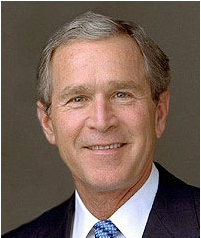
//> input picture bush.jpg, 201 x 238 px
$ ./21   (built with g++ and OpenCV 4)
//> lines starting //> are read from the running program, lines starting //| are printed output that depends on the picture
#include <opencv2/opencv.hpp>
#include <bits/stdc++.h>

using namespace cv;
using namespace std;

// [202 lines left out: functions print_ma, bilinear_util, bilinear, create, tie_points, get_points, not called in this run]


double dist(float x1,float y1,float x2,float y2){
	return sqrt( (x1-x2)*(x1-x2) + (y1-y2)*(y1-y2) );
}

// [13 lines left out: functions max, min, not called in this run]

double area(double x1,double y1,double x2,double y2,double x3,double y3){
	return abs( x1*(y2-y3)+x2*(y3-y1)+x3*(y1-y2) )/2 ;
}

bool inside(int x,int y,double x1,double y1,double x2,double y2,double x3,double y3){
	return ( area(x-0.5,y-0.5,x1,y1,x2,y2) + area(x-0.5,y-0.5,x3,y3,x2,y2) + area(x-0.5,y-0.5,x1,y1,x3,y3) == area(x3,y3,x1,y1,x2,y2) ) ;
}

Mat frame(Mat src,Mat dst,double alp, Point** mapping, vector<Vec6f> triangleList ){

	Mat fra=Mat::zeros(src.rows,src.cols,CV_8U);

	int x1,y1,x2,y2,x3,y3,x4,y4,x1_,y1_,x2_,y2_,x3_,y3_,x4_,y4_;
	double i_x1,i_y1,i_x2,i_y2,i_x3,i_y3,i_x4,i_y4;

    for( size_t i = 0; i < triangleList.size(); i++ ){
    	Vec6f trian=triangleList[i];
    	get_points(x1,y1,x2,y2,x3,y3,trian);

    	x4=(x1+x2+x3)/3;
		y4=(y1+y2+y3)/3;

    	x1_=mapping[x1][y1].x;
    	y1_=mapping[x1][y1].y;

    	x2_=mapping[x2][y2].x;
    	y2_=mapping[x2][y2].y;

    	x3_=mapping[x3][y3].x;
    	y3_=mapping[x3][y3].y;

		// choosing the 4th piont as centroid.
		x4_=(x1_+x2_+x3_)/3;
		y4_=(y1_+y2_+y3_)/3;

    	i_x1= x1_*alp +x1*(1-alp);
		i_y1= y1_*alp +y1*(1-alp);

		i_x2= x2_*alp +x2*(1-alp);
		i_y2= y2_*alp +y2*(1-alp);

		i_x3= x3_*alp +x3*(1-alp);
		i_y3= y3_*alp +y3*(1-alp);

		i_x4= x4_*alp +x4*(1-alp);
		i_y4= y4_*alp +y4*(1-alp);

		cout<<"imA "<<x1<<","<<y1<<" "<<x2<<","<<y2<<" "<<x3<<","<<y3<<" "<<x4<<","<<y4<<" \n";
		cout<<"imB "<<x1_<<","<<y1_<<" "<<x2_<<","<<y2_<<" "<<x3_<<","<<y3_<<" "<<x4_<<","<<y4_<<" \n";
		cout<<"inter "<<i_x1<<","<<i_y1<<" "<<i_x2<<","<<i_y2<<" "<<i_x3<<","<<i_y3<<" "<<i_x4<<","<<i_y4<<" \n";

		Mat inv_A=tie_points(i_x1,i_y1,i_x2,i_y2,i_x3,i_y3,i_x4,i_y4,x1,y1,x2,y2,x3,y3,x4,y4);

		Mat inv_B=tie_points(i_x1,i_y1,i_x2,i_y2,i_x3,i_y3,i_x4,i_y4,x1_,y1_,x2_,y2_,x3_,y3_,x4_,y4_);

		int x_max= round( max(i_x1,i_x2,i_x3) );
		int x_min= round( min(i_x1,i_x2,i_x3) );

		int y_max= round( max(i_y1,i_y2,i_y3) );
		int y_min= round( min(i_y1,i_y2,i_y3) );

		for(int i=x_min;i<=x_max;i++){
			for(int j=y_min;j<=y_max;j++){
				if(inside(i,j,i_x1,i_y1,i_x2,i_y2,i_x3,i_y3)){
					double i1= inv_A.at<float>(0,0)* i +inv_A.at<float>(1,0)* j+inv_A.at<float>(2,0)* i*j+inv_A.at<float>(3,0);
					double j1= inv_A.at<float>(4,0)* i +inv_A.at<float>(5,0)* j+inv_A.at<float>(6,0)* i*j+inv_A.at<float>(7,0);
			 		fra.at<uchar>(i,j)= bilinear(i1,j1,src);      //finding the values for original image from intensities of distorted ones.

			 		i1= inv_B.at<float>(0,0)* i +inv_B.at<float>(1,0)* j+inv_B.at<float>(2,0)* i*j+inv_B.at<float>(3,0);
					j1= inv_B.at<float>(4,0)* i +inv_B.at<float>(5,0)* j+inv_B.at<float>(6,0)* i*j+inv_B.at<float>(7,0);
			 		fra.at<uchar>(i,j)= ( bilinear(i1,j1,dst)*alp +fra.at<uchar>(i,j) *(1-alp) );      //finding the values for original image from intensities of distorted ones.

				}
			}
		}


    }

 	return fra;

}

// [4 lines left out: function normalize, not called in this run]

// Get delaunay triangles
static vector<Vec6f> get_delaunay( Mat& img, Subdiv2D& subdiv )
{

    vector<Vec6f> triangleList;
    vector<Vec6f> resList;
    subdiv.getTriangleList(triangleList);
    vector<Point> pt(3);
    Size size = img.size();
    Rect rect(0,0, size.width, size.height);

 	Scalar color(255,255,255);


    for( size_t i = 0; i < triangleList.size(); i++ ){

    	Vec6f t = triangleList[i];
       // [7 lines of commented-out code are left out]
        pt[0] = Point(cvRound(t[0]), cvRound(t[1]));
        pt[1] = Point(cvRound(t[2]), cvRound(t[3]));
        pt[2] = Point(cvRound(t[4]), cvRound(t[5]));


        // Draw rectangles completely inside the image.
        if ( rect.contains(pt[0]) && rect.contains(pt[1]) && rect.contains(pt[2]))
        {
        	line(img, pt[0], pt[1],color, 1, CV_AA, 0);
            line(img, pt[1], pt[2], color, 1, CV_AA, 0);
            line(img, pt[2], pt[0], color , 1, CV_AA, 0);
            cout<<"tringle"<<i<<endl;

            cout<<pt[0].x<<" "<<pt[0].y<<endl;
	        cout<<pt[1].x<<" "<<pt[1].y<<endl;
	        cout<<pt[2].x<<" "<<pt[2].y<<endl;
            resList.push_back(t);
        }
    }
 	return resList;

}

int main(int argc, char** argv){
	ifstream fin;
	fin.open("points_A.txt");

	ifstream fin1;
	fin1.open("points_B.txt");

 	Mat imageA,image=imread("bush.jpg");
//> image is the input picture: 238 rows x 201 cols, CV_8UC3; mean B, G, R 87, 97.7, 118
 	if (image.empty()){
	  cout << "Could not open or find the image" << endl;
	  return 0;
	 }
	cvtColor( image, imageA, CV_BGR2GRAY );
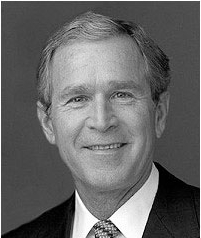
//> imageA: 238 rows x 201 cols, CV_8UC1; min 0, max 255, mean 102.5


 	Mat imageB=imread("bush.jpg");
 	if (imageB.empty()){
	  cout << "Could not open or find the image" << endl;
	  return 0;
	 }
	cvtColor( imageB, imageB, CV_BGR2GRAY );

	String win_imageA = "imageA";
	namedWindow(win_imageA);

	String win_imageB = " imageB ";
	namedWindow(win_imageB);

	String win_intermediate = "intermediate";
	namedWindow(win_intermediate);
// [6 lines of commented-out code are left out]

	Size dsize(0,0);

 	Mat res,fra;
 	int num;

    // Rectangle to be used with Subdiv2D
    Size size = imageA.size();
//> size = Size(201, 238)

    Rect rect(0, 0, size.width, size.height);
//> rect = Rect(0, 0, 201, 238)

 	// Create an instance of Subdiv2D
    Subdiv2D subdiv(rect);

 	Point** mapping=new Point*[imageA.rows];
	for(int i = 0; i < imageA.rows; ++i)
    	mapping[i] = new Point[imageA.cols];

 	std::vector<Point> points_A;

 	int x,y,x_,y_;
 	std::string line;

	while(!fin.eof() && !fin1.eof() ){
		getline(fin,line);
		istringstream is( line );
		while( is >> x >> y >> x_ >> y_) {
		//  cout<< x <<" "<< y <<" "<< x_<<" " << y_<<endl;
		  points_A.push_back(Point(x,y));
		  Point p1=Point(x_,y_);
		  mapping[x][y]=p1;
		}
	 	fin>>num;

        Mat g_imagecopy = imageA.clone();

		 // Insert points into subdiv
	    for( vector<Point>::iterator it = points_A.begin(); it != points_A.end(); it++)
	    {
	        subdiv.insert(*it);
        }
        vector<Vec6f> triangleList=get_delaunay( g_imagecopy , subdiv );  // Get delaunay triangles
        imshow(win_imageA, g_imagecopy );
        waitKey(0);


		double alp=0;
	 	for(int i=0;i<=num;i++){
	 		alp+=1.0/(num+1);
	 		fra=frame(imageA,imageB,alp,mapping,triangleList);

	 		//cout<<"rows-cols"<<fra.rows<<" "<<fra.cols<<" "<<g_image.rows<<" "<<g_image.cols<<"\n";

	 	 	imshow(win_imageA,imageA );
	 	 	imshow(win_imageB,imageB );
	 	 	imshow(win_intermediate,fra );
	 	 	waitKey(0);
	 		}

	 }


}

$ run again, with donald_trump.jpg copied over bush.jpg
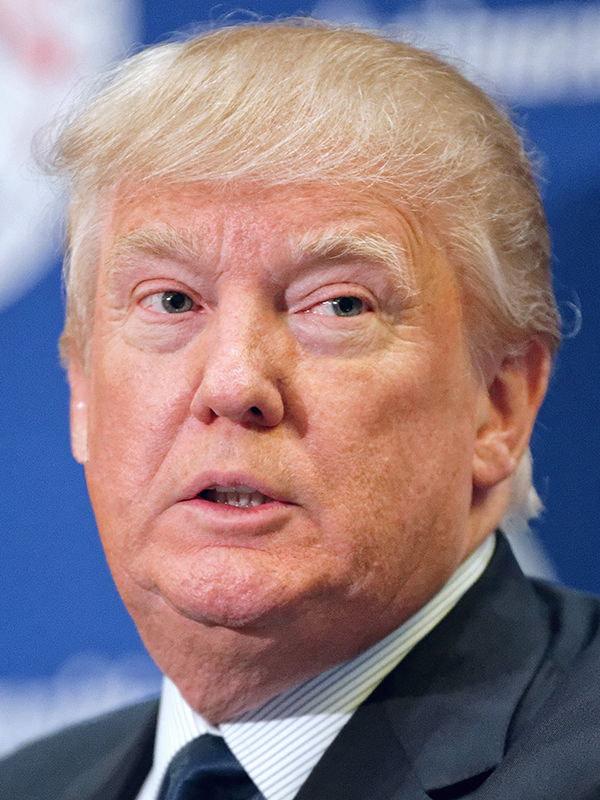
//> input picture donald_trump.jpg, 600 x 800 px
//> image is the input picture: 800 rows x 600 cols, CV_8UC3; mean B, G, R 130.9, 124.5, 144.5
//> `cvtColor( image, imageA, CV_BGR2GRAY );`:
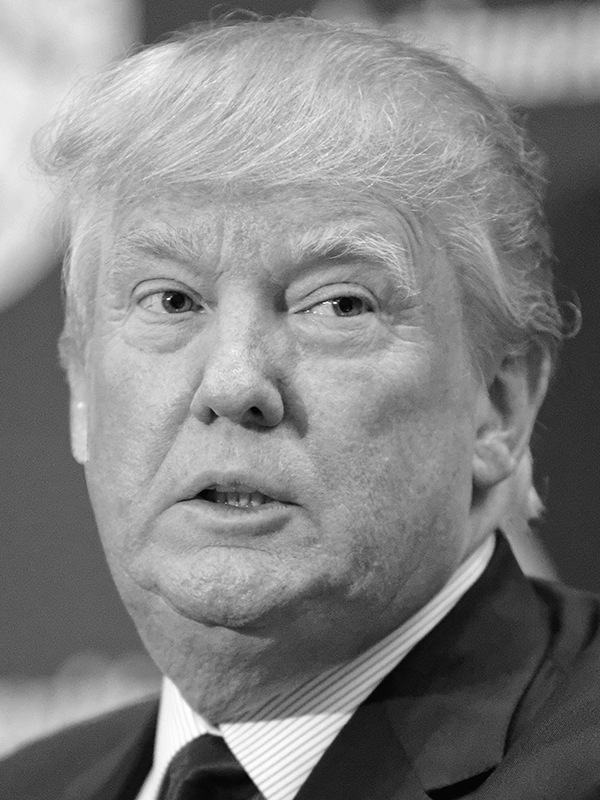
//> imageA: 800 rows x 600 cols, CV_8UC1; min 2, max 255, mean 131.2

$ run again, with hillary_clinton.jpg copied over bush.jpg
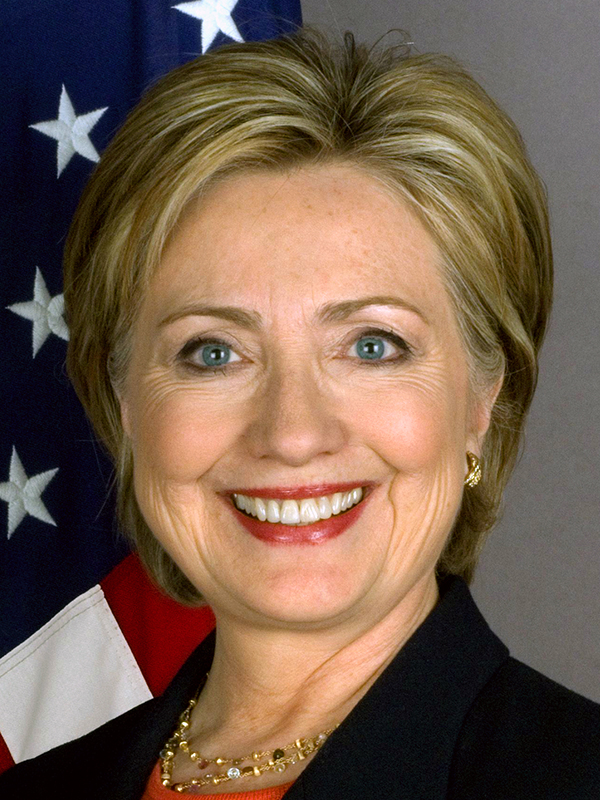
//> input picture hillary_clinton.jpg, 600 x 800 px
//> image is the input picture: 800 rows x 600 cols, CV_8UC3; mean B, G, R 77, 93.4, 115.7
//> `cvtColor( image, imageA, CV_BGR2GRAY );`:
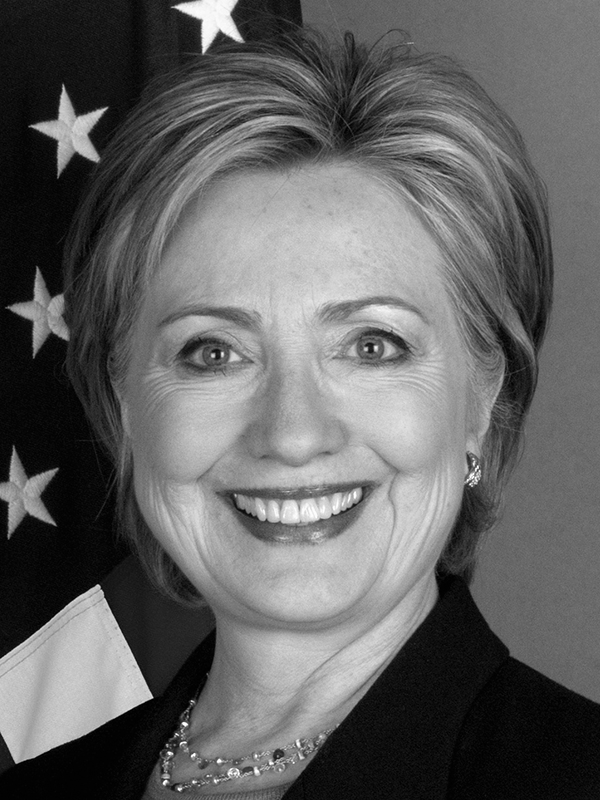
//> imageA: 800 rows x 600 cols, CV_8UC1; min 0, max 255, mean 98.2

$ run again, with obama.jpg copied over bush.jpg
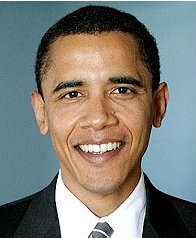
//> input picture obama.jpg, 196 x 238 px
//> image is the input picture: 238 rows x 196 cols, CV_8UC3; mean B, G, R 117.7, 124.4, 126
//> `cvtColor( image, imageA, CV_BGR2GRAY );`:
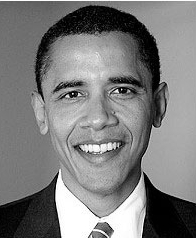
//> imageA: 238 rows x 196 cols, CV_8UC1; min 0, max 255, mean 124.2
